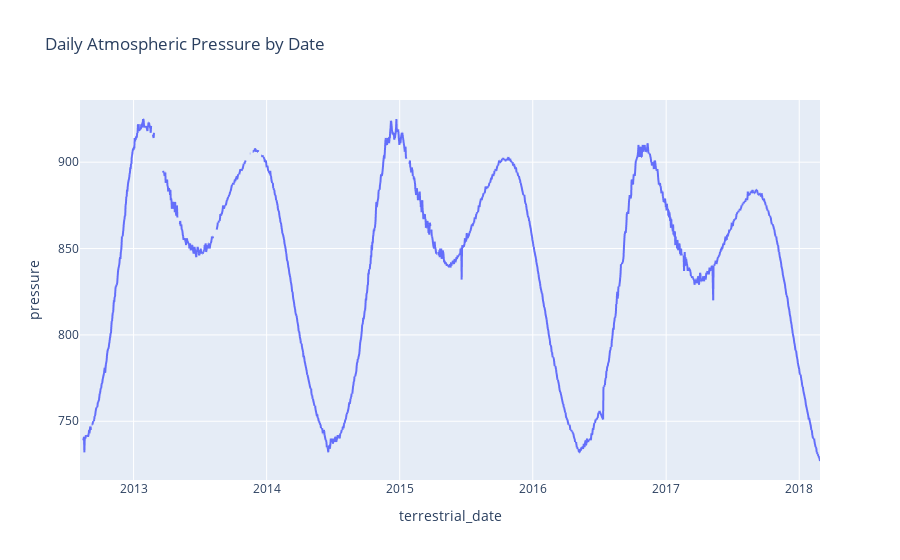

Notebook cell for this chart:
### Markdown cell above
![avg_pressure_by_month.png](attachment:f0df2fae-6131-4d13-ad2a-6b43902977bf.png)

### Code cell
# Plot a line chart of the daily atmospheric pressure by terrestrial date
px.line(df, x='terrestrial_date', y='pressure', title="Daily Atmospheric Pressure by Date")

### Figure 1 — Plotly figure (JSON) as saved in the notebook; plotly's stock layout.template omitted (floating-point values rounded to 4 significant figures; data arrays with more than 128 entries replaced by an {"elided": "..."} marker saying what was removed)
{"data": [{"hovertemplate": "terrestrial_date=%{x}<br>pressure=%{y}<extra></extra>", "legendgroup": "", "line": {"color": "#636efa", "dash": "solid"}, "marker": {"symbol": "circle"}, "mode": "lines", "name": "", "showlegend": false, "type": "scattergl", "x": {"elided": "1894 str values"}, "xaxis": "x", "y": {"elided": "1894 int values"}, "yaxis": "y"}], "layout": {"autosize": true, "legend": {"tracegroupgap": 0}, "title": {"text": "Daily Atmospheric Pressure by Date"}, "xaxis": {"anchor": "y", "autorange": true, "domain": [0, 1], "range": ["2012-08-07", "2018-02-27"], "title": {"text": "terrestrial_date"}, "type": "date"}, "yaxis": {"anchor": "x", "autorange": true, "domain": [0, 1], "range": [716, 936], "title": {"text": "pressure"}, "type": "linear"}}}
